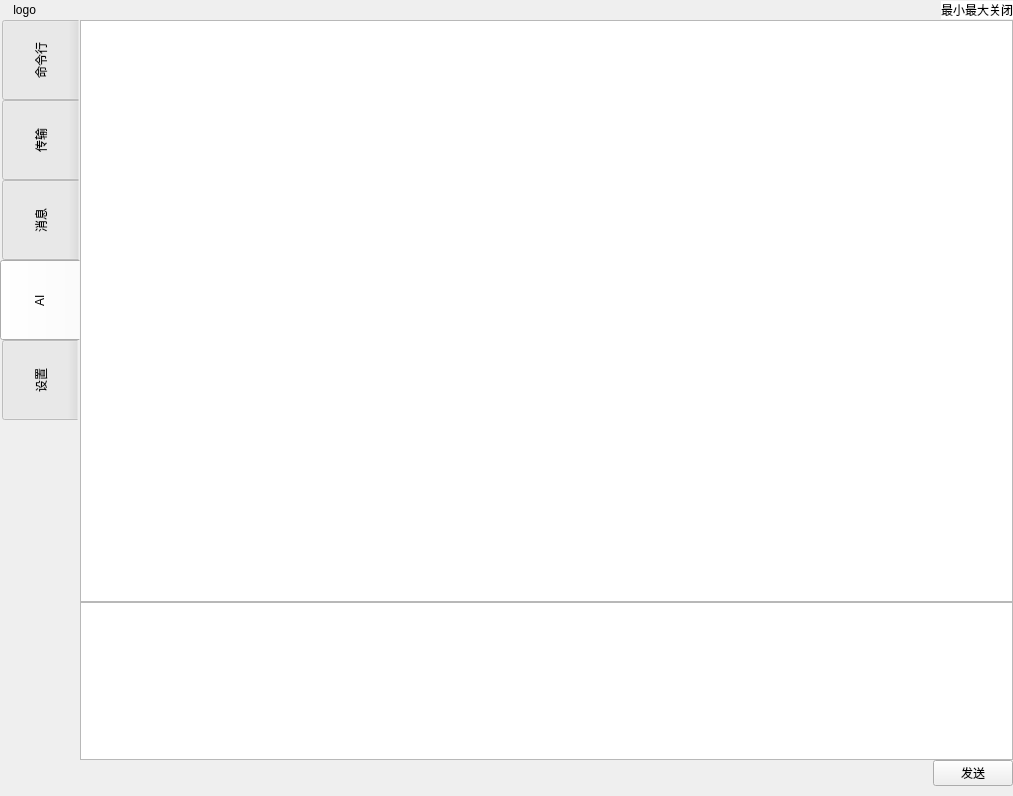
<?xml version="1.0" encoding="UTF-8"?>
<ui version="4.0">
 <class>Widget</class>
 <widget class="QWidget" name="Widget">
  <property name="geometry">
   <rect>
    <x>0</x>
    <y>0</y>
    <width>1013</width>
    <height>796</height>
   </rect>
  </property>
  <property name="minimumSize">
   <size>
    <width>0</width>
    <height>0</height>
   </size>
  </property>
  <property name="windowTitle">
   <string>Widget</string>
  </property>
  <layout class="QVBoxLayout" name="verticalLayout" stretch="0,0">
   <property name="spacing">
    <number>0</number>
   </property>
   <property name="leftMargin">
    <number>0</number>
   </property>
   <property name="topMargin">
    <number>0</number>
   </property>
   <property name="rightMargin">
    <number>0</number>
   </property>
   <property name="bottomMargin">
    <number>0</number>
   </property>
   <item>
    <widget class="QWidget" name="title_widget" native="true">
     <property name="sizePolicy">
      <sizepolicy hsizetype="Expanding" vsizetype="Fixed">
       <horstretch>0</horstretch>
       <verstretch>0</verstretch>
      </sizepolicy>
     </property>
     <layout class="QHBoxLayout" name="horizontalLayout" stretch="1,20,1,1,1">
      <property name="spacing">
       <number>0</number>
      </property>
      <property name="leftMargin">
       <number>0</number>
      </property>
      <property name="topMargin">
       <number>0</number>
      </property>
      <property name="rightMargin">
       <number>0</number>
      </property>
      <property name="bottomMargin">
       <number>0</number>
      </property>
      <item>
       <widget class="QLabel" name="label">
        <property name="sizePolicy">
         <sizepolicy hsizetype="Fixed" vsizetype="Fixed">
          <horstretch>0</horstretch>
          <verstretch>0</verstretch>
         </sizepolicy>
        </property>
        <property name="text">
         <string>    logo     </string>
        </property>
       </widget>
      </item>
      <item>
       <spacer name="horizontalSpacer">
        <property name="orientation">
         <enum>Qt::Horizontal</enum>
        </property>
        <property name="sizeType">
         <enum>QSizePolicy::MinimumExpanding</enum>
        </property>
        <property name="sizeHint" stdset="0">
         <size>
          <width>300</width>
          <height>20</height>
         </size>
        </property>
       </spacer>
      </item>
      <item>
       <widget class="QPushButton" name="pushButton_3">
        <property name="sizePolicy">
         <sizepolicy hsizetype="Fixed" vsizetype="Fixed">
          <horstretch>0</horstretch>
          <verstretch>0</verstretch>
         </sizepolicy>
        </property>
        <property name="minimumSize">
         <size>
          <width>0</width>
          <height>0</height>
         </size>
        </property>
        <property name="styleSheet">
         <string notr="true">QPushButton {
        margin: 0px;
        padding: 0px;
        border: none;
        background: white;
        icon-size: 24px; 
}</string>
        </property>
        <property name="text">
         <string>最小</string>
        </property>
        <property name="iconSize">
         <size>
          <width>30</width>
          <height>30</height>
         </size>
        </property>
       </widget>
      </item>
      <item>
       <widget class="QPushButton" name="pushButton_2">
        <property name="sizePolicy">
         <sizepolicy hsizetype="Fixed" vsizetype="Fixed">
          <horstretch>0</horstretch>
          <verstretch>0</verstretch>
         </sizepolicy>
        </property>
        <property name="minimumSize">
         <size>
          <width>0</width>
          <height>0</height>
         </size>
        </property>
        <property name="styleSheet">
         <string notr="true">QPushButton {
        margin: 0px;
        padding: 0px;
        border: none;
        background: white;
        icon-size: 24px; 
}</string>
        </property>
        <property name="text">
         <string>最大</string>
        </property>
       </widget>
      </item>
      <item>
       <widget class="QPushButton" name="close_pushButton">
        <property name="sizePolicy">
         <sizepolicy hsizetype="Fixed" vsizetype="Fixed">
          <horstretch>0</horstretch>
          <verstretch>0</verstretch>
         </sizepolicy>
        </property>
        <property name="minimumSize">
         <size>
          <width>0</width>
          <height>0</height>
         </size>
        </property>
        <property name="styleSheet">
         <string notr="true">QPushButton {
        margin: 0px;
        padding: 0px;
        border: none;
        background: white;
        icon-size: 24px; 
}</string>
        </property>
        <property name="text">
         <string>关闭</string>
        </property>
       </widget>
      </item>
     </layout>
    </widget>
   </item>
   <item>
    <widget class="QWidget" name="main_widget" native="true">
     <property name="minimumSize">
      <size>
       <width>0</width>
       <height>0</height>
      </size>
     </property>
     <layout class="QHBoxLayout" name="horizontalLayout_2">
      <property name="spacing">
       <number>0</number>
      </property>
      <property name="leftMargin">
       <number>0</number>
      </property>
      <property name="topMargin">
       <number>0</number>
      </property>
      <property name="rightMargin">
       <number>0</number>
      </property>
      <property name="bottomMargin">
       <number>0</number>
      </property>
      <item>
       <widget class="QTabWidget" name="tabWidget">
        <property name="sizePolicy">
         <sizepolicy hsizetype="Expanding" vsizetype="Expanding">
          <horstretch>0</horstretch>
          <verstretch>0</verstretch>
         </sizepolicy>
        </property>
        <property name="styleSheet">
         <string notr="true">QTabBar::tab {
        height: 80px;   /* 固定高度 */
        width: 80px;   /* 最大宽度限制（避免过宽） */
    }

 QTabWidget {
            margin: 0px;
            padding: 0px;
        }

QTabWidget::pane {
            border: none; /* 移除主体区域默认边框（避免视觉空隙） */
            margin: 0px;  /* 消除主体区域与 TabBar、窗口边缘的所有边距 */
            padding: 0px; /* 消除主体区域内部边距 */
        }</string>
        </property>
        <property name="tabPosition">
         <enum>QTabWidget::West</enum>
        </property>
        <property name="tabShape">
         <enum>QTabWidget::Rounded</enum>
        </property>
        <property name="currentIndex">
         <number>3</number>
        </property>
        <widget class="QWidget" name="command_tab">
         <attribute name="title">
          <string>命令行</string>
         </attribute>
         <layout class="QVBoxLayout" name="verticalLayout_3" stretch="10">
          <property name="spacing">
           <number>0</number>
          </property>
          <property name="leftMargin">
           <number>0</number>
          </property>
          <property name="topMargin">
           <number>0</number>
          </property>
          <property name="rightMargin">
           <number>0</number>
          </property>
          <property name="bottomMargin">
           <number>0</number>
          </property>
          <item>
           <widget class="QTextBrowser" name="textBrowser"/>
          </item>
         </layout>
        </widget>
        <widget class="QWidget" name="transmission_tab">
         <attribute name="title">
          <string>传输</string>
         </attribute>
         <layout class="QHBoxLayout" name="horizontalLayout_3">
          <property name="spacing">
           <number>0</number>
          </property>
          <property name="leftMargin">
           <number>0</number>
          </property>
          <property name="topMargin">
           <number>0</number>
          </property>
          <property name="rightMargin">
           <number>0</number>
          </property>
          <property name="bottomMargin">
           <number>0</number>
          </property>
          <item>
           <widget class="QTabWidget" name="transmission_tabWidget">
            <property name="styleSheet">
             <string notr="true">QTabBar::tab {
        height: 40px;   /* 固定高度 */
        width: 80px;   /* 最大宽度限制（避免过宽） */
    }

 QTabWidget {
            margin: 0px;
            padding: 0px;
        }

QTabWidget::pane {
            border: none; /* 移除主体区域默认边框（避免视觉空隙） */
            margin: 0px;  /* 消除主体区域与 TabBar、窗口边缘的所有边距 */
            padding: 0px; /* 消除主体区域内部边距 */
        }</string>
            </property>
            <property name="currentIndex">
             <number>1</number>
            </property>
            <widget class="QWidget" name="push_tab">
             <attribute name="title">
              <string>上传</string>
             </attribute>
             <layout class="QVBoxLayout" name="verticalLayout_6" stretch="1,10">
              <property name="spacing">
               <number>0</number>
              </property>
              <property name="leftMargin">
               <number>0</number>
              </property>
              <property name="topMargin">
               <number>0</number>
              </property>
              <property name="rightMargin">
               <number>0</number>
              </property>
              <property name="bottomMargin">
               <number>0</number>
              </property>
              <item>
               <widget class="QWidget" name="pushInfo_widget" native="true">
                <property name="sizePolicy">
                 <sizepolicy hsizetype="Expanding" vsizetype="Fixed">
                  <horstretch>0</horstretch>
                  <verstretch>0</verstretch>
                 </sizepolicy>
                </property>
                <property name="minimumSize">
                 <size>
                  <width>0</width>
                  <height>30</height>
                 </size>
                </property>
                <property name="maximumSize">
                 <size>
                  <width>16777215</width>
                  <height>30</height>
                 </size>
                </property>
                <layout class="QHBoxLayout" name="horizontalLayout_5">
                 <property name="spacing">
                  <number>0</number>
                 </property>
                 <property name="leftMargin">
                  <number>0</number>
                 </property>
                 <property name="topMargin">
                  <number>0</number>
                 </property>
                 <property name="rightMargin">
                  <number>0</number>
                 </property>
                 <property name="bottomMargin">
                  <number>0</number>
                 </property>
                 <item>
                  <widget class="QTextBrowser" name="textBrowser_2">
                   <property name="html">
                    <string>&lt;!DOCTYPE HTML PUBLIC &quot;-//W3C//DTD HTML 4.0//EN&quot; &quot;http://www.w3.org/TR/REC-html40/strict.dtd&quot;&gt;
&lt;html&gt;&lt;head&gt;&lt;meta name=&quot;qrichtext&quot; content=&quot;1&quot; /&gt;&lt;meta charset=&quot;utf-8&quot; /&gt;&lt;style type=&quot;text/css&quot;&gt;
p, li { white-space: pre-wrap; }
hr { height: 1px; border-width: 0; }
li.unchecked::marker { content: &quot;\2610&quot;; }
li.checked::marker { content: &quot;\2612&quot;; }
&lt;/style&gt;&lt;/head&gt;&lt;body style=&quot; font-family:'Microsoft YaHei UI'; font-size:9pt; font-weight:400; font-style:normal;&quot;&gt;
&lt;p style=&quot; margin-top:0px; margin-bottom:0px; margin-left:0px; margin-right:0px; -qt-block-indent:0; text-indent:0px;&quot;&gt;&lt;span style=&quot; font-size:11pt;&quot;&gt;文件名字&lt;/span&gt;&lt;/p&gt;&lt;/body&gt;&lt;/html&gt;</string>
                   </property>
                  </widget>
                 </item>
                 <item>
                  <widget class="QTextBrowser" name="textBrowser_3">
                   <property name="html">
                    <string>&lt;!DOCTYPE HTML PUBLIC &quot;-//W3C//DTD HTML 4.0//EN&quot; &quot;http://www.w3.org/TR/REC-html40/strict.dtd&quot;&gt;
&lt;html&gt;&lt;head&gt;&lt;meta name=&quot;qrichtext&quot; content=&quot;1&quot; /&gt;&lt;meta charset=&quot;utf-8&quot; /&gt;&lt;style type=&quot;text/css&quot;&gt;
p, li { white-space: pre-wrap; }
hr { height: 1px; border-width: 0; }
li.unchecked::marker { content: &quot;\2610&quot;; }
li.checked::marker { content: &quot;\2612&quot;; }
&lt;/style&gt;&lt;/head&gt;&lt;body style=&quot; font-family:'Microsoft YaHei UI'; font-size:9pt; font-weight:400; font-style:normal;&quot;&gt;
&lt;p style=&quot; margin-top:0px; margin-bottom:0px; margin-left:0px; margin-right:0px; -qt-block-indent:0; text-indent:0px;&quot;&gt;&lt;span style=&quot; font-size:11pt;&quot;&gt;位置&lt;/span&gt;&lt;/p&gt;&lt;/body&gt;&lt;/html&gt;</string>
                   </property>
                  </widget>
                 </item>
                 <item>
                  <widget class="QTextBrowser" name="textBrowser_4">
                   <property name="html">
                    <string>&lt;!DOCTYPE HTML PUBLIC &quot;-//W3C//DTD HTML 4.0//EN&quot; &quot;http://www.w3.org/TR/REC-html40/strict.dtd&quot;&gt;
&lt;html&gt;&lt;head&gt;&lt;meta name=&quot;qrichtext&quot; content=&quot;1&quot; /&gt;&lt;meta charset=&quot;utf-8&quot; /&gt;&lt;style type=&quot;text/css&quot;&gt;
p, li { white-space: pre-wrap; }
hr { height: 1px; border-width: 0; }
li.unchecked::marker { content: &quot;\2610&quot;; }
li.checked::marker { content: &quot;\2612&quot;; }
&lt;/style&gt;&lt;/head&gt;&lt;body style=&quot; font-family:'Microsoft YaHei UI'; font-size:9pt; font-weight:400; font-style:normal;&quot;&gt;
&lt;p style=&quot; margin-top:0px; margin-bottom:0px; margin-left:0px; margin-right:0px; -qt-block-indent:0; text-indent:0px;&quot;&gt;&lt;span style=&quot; font-size:11pt;&quot;&gt;大小&lt;/span&gt;&lt;/p&gt;&lt;/body&gt;&lt;/html&gt;</string>
                   </property>
                  </widget>
                 </item>
                 <item>
                  <widget class="QTextBrowser" name="textBrowser_5">
                   <property name="html">
                    <string>&lt;!DOCTYPE HTML PUBLIC &quot;-//W3C//DTD HTML 4.0//EN&quot; &quot;http://www.w3.org/TR/REC-html40/strict.dtd&quot;&gt;
&lt;html&gt;&lt;head&gt;&lt;meta name=&quot;qrichtext&quot; content=&quot;1&quot; /&gt;&lt;meta charset=&quot;utf-8&quot; /&gt;&lt;style type=&quot;text/css&quot;&gt;
p, li { white-space: pre-wrap; }
hr { height: 1px; border-width: 0; }
li.unchecked::marker { content: &quot;\2610&quot;; }
li.checked::marker { content: &quot;\2612&quot;; }
&lt;/style&gt;&lt;/head&gt;&lt;body style=&quot; font-family:'Microsoft YaHei UI'; font-size:9pt; font-weight:400; font-style:normal;&quot;&gt;
&lt;p style=&quot; margin-top:0px; margin-bottom:0px; margin-left:0px; margin-right:0px; -qt-block-indent:0; text-indent:0px;&quot;&gt;&lt;span style=&quot; font-size:11pt;&quot;&gt;时间&lt;/span&gt;&lt;/p&gt;&lt;/body&gt;&lt;/html&gt;</string>
                   </property>
                  </widget>
                 </item>
                </layout>
               </widget>
              </item>
              <item>
               <widget class="QListWidget" name="push_listWidget"/>
              </item>
             </layout>
            </widget>
            <widget class="QWidget" name="pull_tab">
             <attribute name="title">
              <string>下载</string>
             </attribute>
             <layout class="QVBoxLayout" name="verticalLayout_7">
              <property name="spacing">
               <number>0</number>
              </property>
              <property name="leftMargin">
               <number>0</number>
              </property>
              <property name="topMargin">
               <number>0</number>
              </property>
              <property name="rightMargin">
               <number>0</number>
              </property>
              <property name="bottomMargin">
               <number>0</number>
              </property>
              <item>
               <widget class="QWidget" name="pullInfo_widget" native="true">
                <property name="sizePolicy">
                 <sizepolicy hsizetype="Expanding" vsizetype="Fixed">
                  <horstretch>0</horstretch>
                  <verstretch>0</verstretch>
                 </sizepolicy>
                </property>
                <property name="minimumSize">
                 <size>
                  <width>0</width>
                  <height>30</height>
                 </size>
                </property>
                <property name="maximumSize">
                 <size>
                  <width>16777215</width>
                  <height>30</height>
                 </size>
                </property>
                <layout class="QHBoxLayout" name="horizontalLayout_7">
                 <property name="spacing">
                  <number>0</number>
                 </property>
                 <property name="leftMargin">
                  <number>0</number>
                 </property>
                 <property name="topMargin">
                  <number>0</number>
                 </property>
                 <property name="rightMargin">
                  <number>0</number>
                 </property>
                 <property name="bottomMargin">
                  <number>0</number>
                 </property>
                 <item>
                  <widget class="QTextBrowser" name="textBrowser_10">
                   <property name="html">
                    <string>&lt;!DOCTYPE HTML PUBLIC &quot;-//W3C//DTD HTML 4.0//EN&quot; &quot;http://www.w3.org/TR/REC-html40/strict.dtd&quot;&gt;
&lt;html&gt;&lt;head&gt;&lt;meta name=&quot;qrichtext&quot; content=&quot;1&quot; /&gt;&lt;meta charset=&quot;utf-8&quot; /&gt;&lt;style type=&quot;text/css&quot;&gt;
p, li { white-space: pre-wrap; }
hr { height: 1px; border-width: 0; }
li.unchecked::marker { content: &quot;\2610&quot;; }
li.checked::marker { content: &quot;\2612&quot;; }
&lt;/style&gt;&lt;/head&gt;&lt;body style=&quot; font-family:'Microsoft YaHei UI'; font-size:9pt; font-weight:400; font-style:normal;&quot;&gt;
&lt;p style=&quot; margin-top:0px; margin-bottom:0px; margin-left:0px; margin-right:0px; -qt-block-indent:0; text-indent:0px;&quot;&gt;&lt;span style=&quot; font-size:11pt;&quot;&gt;文件名字&lt;/span&gt;&lt;/p&gt;&lt;/body&gt;&lt;/html&gt;</string>
                   </property>
                  </widget>
                 </item>
                 <item>
                  <widget class="QTextBrowser" name="textBrowser_11">
                   <property name="html">
                    <string>&lt;!DOCTYPE HTML PUBLIC &quot;-//W3C//DTD HTML 4.0//EN&quot; &quot;http://www.w3.org/TR/REC-html40/strict.dtd&quot;&gt;
&lt;html&gt;&lt;head&gt;&lt;meta name=&quot;qrichtext&quot; content=&quot;1&quot; /&gt;&lt;meta charset=&quot;utf-8&quot; /&gt;&lt;style type=&quot;text/css&quot;&gt;
p, li { white-space: pre-wrap; }
hr { height: 1px; border-width: 0; }
li.unchecked::marker { content: &quot;\2610&quot;; }
li.checked::marker { content: &quot;\2612&quot;; }
&lt;/style&gt;&lt;/head&gt;&lt;body style=&quot; font-family:'Microsoft YaHei UI'; font-size:9pt; font-weight:400; font-style:normal;&quot;&gt;
&lt;p style=&quot; margin-top:0px; margin-bottom:0px; margin-left:0px; margin-right:0px; -qt-block-indent:0; text-indent:0px;&quot;&gt;&lt;span style=&quot; font-size:11pt;&quot;&gt;位置&lt;/span&gt;&lt;/p&gt;&lt;/body&gt;&lt;/html&gt;</string>
                   </property>
                  </widget>
                 </item>
                 <item>
                  <widget class="QTextBrowser" name="textBrowser_12">
                   <property name="html">
                    <string>&lt;!DOCTYPE HTML PUBLIC &quot;-//W3C//DTD HTML 4.0//EN&quot; &quot;http://www.w3.org/TR/REC-html40/strict.dtd&quot;&gt;
&lt;html&gt;&lt;head&gt;&lt;meta name=&quot;qrichtext&quot; content=&quot;1&quot; /&gt;&lt;meta charset=&quot;utf-8&quot; /&gt;&lt;style type=&quot;text/css&quot;&gt;
p, li { white-space: pre-wrap; }
hr { height: 1px; border-width: 0; }
li.unchecked::marker { content: &quot;\2610&quot;; }
li.checked::marker { content: &quot;\2612&quot;; }
&lt;/style&gt;&lt;/head&gt;&lt;body style=&quot; font-family:'Microsoft YaHei UI'; font-size:9pt; font-weight:400; font-style:normal;&quot;&gt;
&lt;p style=&quot; margin-top:0px; margin-bottom:0px; margin-left:0px; margin-right:0px; -qt-block-indent:0; text-indent:0px;&quot;&gt;&lt;span style=&quot; font-size:11pt;&quot;&gt;大小&lt;/span&gt;&lt;/p&gt;&lt;/body&gt;&lt;/html&gt;</string>
                   </property>
                  </widget>
                 </item>
                 <item>
                  <widget class="QTextBrowser" name="textBrowser_13">
                   <property name="html">
                    <string>&lt;!DOCTYPE HTML PUBLIC &quot;-//W3C//DTD HTML 4.0//EN&quot; &quot;http://www.w3.org/TR/REC-html40/strict.dtd&quot;&gt;
&lt;html&gt;&lt;head&gt;&lt;meta name=&quot;qrichtext&quot; content=&quot;1&quot; /&gt;&lt;meta charset=&quot;utf-8&quot; /&gt;&lt;style type=&quot;text/css&quot;&gt;
p, li { white-space: pre-wrap; }
hr { height: 1px; border-width: 0; }
li.unchecked::marker { content: &quot;\2610&quot;; }
li.checked::marker { content: &quot;\2612&quot;; }
&lt;/style&gt;&lt;/head&gt;&lt;body style=&quot; font-family:'Microsoft YaHei UI'; font-size:9pt; font-weight:400; font-style:normal;&quot;&gt;
&lt;p style=&quot; margin-top:0px; margin-bottom:0px; margin-left:0px; margin-right:0px; -qt-block-indent:0; text-indent:0px;&quot;&gt;&lt;span style=&quot; font-size:11pt;&quot;&gt;时间&lt;/span&gt;&lt;/p&gt;&lt;/body&gt;&lt;/html&gt;</string>
                   </property>
                  </widget>
                 </item>
                </layout>
               </widget>
              </item>
              <item>
               <widget class="QListWidget" name="pull_listWidget"/>
              </item>
             </layout>
            </widget>
           </widget>
          </item>
         </layout>
        </widget>
        <widget class="QWidget" name="message_tab">
         <attribute name="title">
          <string>消息</string>
         </attribute>
         <layout class="QHBoxLayout" name="horizontalLayout_4" stretch="1,5">
          <property name="spacing">
           <number>0</number>
          </property>
          <property name="leftMargin">
           <number>0</number>
          </property>
          <property name="topMargin">
           <number>0</number>
          </property>
          <property name="rightMargin">
           <number>0</number>
          </property>
          <property name="bottomMargin">
           <number>0</number>
          </property>
          <item>
           <widget class="QWidget" name="friendList_widget" native="true">
            <layout class="QVBoxLayout" name="verticalLayout_2">
             <property name="spacing">
              <number>0</number>
             </property>
             <property name="leftMargin">
              <number>0</number>
             </property>
             <property name="topMargin">
              <number>0</number>
             </property>
             <property name="rightMargin">
              <number>0</number>
             </property>
             <property name="bottomMargin">
              <number>0</number>
             </property>
             <item>
              <widget class="QListView" name="friendList_listView"/>
             </item>
            </layout>
           </widget>
          </item>
          <item>
           <widget class="QWidget" name="chat_widget" native="true"/>
          </item>
         </layout>
        </widget>
        <widget class="QWidget" name="ai_tab">
         <property name="styleSheet">
          <string notr="true"/>
         </property>
         <attribute name="title">
          <string>AI</string>
         </attribute>
         <layout class="QVBoxLayout" name="verticalLayout_4" stretch="3,1">
          <property name="spacing">
           <number>0</number>
          </property>
          <property name="leftMargin">
           <number>0</number>
          </property>
          <property name="topMargin">
           <number>0</number>
          </property>
          <property name="rightMargin">
           <number>0</number>
          </property>
          <property name="bottomMargin">
           <number>0</number>
          </property>
          <item>
           <widget class="QTextBrowser" name="ai_textBrowser"/>
          </item>
          <item>
           <widget class="QWidget" name="widget_3" native="true">
            <property name="layoutDirection">
             <enum>Qt::RightToLeft</enum>
            </property>
            <layout class="QVBoxLayout" name="verticalLayout_5" stretch="10,0">
             <property name="spacing">
              <number>0</number>
             </property>
             <property name="leftMargin">
              <number>0</number>
             </property>
             <property name="topMargin">
              <number>0</number>
             </property>
             <property name="rightMargin">
              <number>0</number>
             </property>
             <property name="bottomMargin">
              <number>10</number>
             </property>
             <item>
              <widget class="QTextEdit" name="input_textEdit"/>
             </item>
             <item>
              <widget class="QPushButton" name="send_pushButton">
               <property name="sizePolicy">
                <sizepolicy hsizetype="Fixed" vsizetype="Fixed">
                 <horstretch>0</horstretch>
                 <verstretch>0</verstretch>
                </sizepolicy>
               </property>
               <property name="layoutDirection">
                <enum>Qt::RightToLeft</enum>
               </property>
               <property name="text">
                <string>发送</string>
               </property>
              </widget>
             </item>
            </layout>
           </widget>
          </item>
         </layout>
        </widget>
        <widget class="QWidget" name="setting_tab">
         <attribute name="title">
          <string>设置</string>
         </attribute>
        </widget>
       </widget>
      </item>
     </layout>
    </widget>
   </item>
  </layout>
 </widget>
 <resources/>
 <connections/>
</ui>
